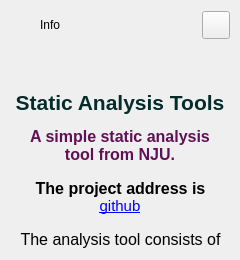
        <widget class="QFrame" name="extraLeftBox">
         <property name="minimumSize">
          <size>
           <width>0</width>
           <height>0</height>
          </size>
         </property>
         <property name="maximumSize">
          <size>
           <width>0</width>
           <height>16777215</height>
          </size>
         </property>
         <property name="frameShape">
          <enum>QFrame::NoFrame</enum>
         </property>
         <property name="frameShadow">
          <enum>QFrame::Raised</enum>
         </property>
         <layout class="QVBoxLayout" name="extraColumLayout">
          <property name="spacing">
           <number>0</number>
          </property>
          <property name="leftMargin">
           <number>0</number>
          </property>
          <property name="topMargin">
           <number>0</number>
          </property>
          <property name="rightMargin">
           <number>0</number>
          </property>
          <property name="bottomMargin">
           <number>0</number>
          </property>
          <item>
           <widget class="QFrame" name="extraTopBg">
            <property name="minimumSize">
             <size>
              <width>0</width>
              <height>50</height>
             </size>
            </property>
            <property name="maximumSize">
             <size>
              <width>16777215</width>
              <height>50</height>
             </size>
            </property>
            <property name="frameShape">
             <enum>QFrame::NoFrame</enum>
            </property>
            <property name="frameShadow">
             <enum>QFrame::Raised</enum>
            </property>
            <layout class="QVBoxLayout" name="verticalLayout_5">
             <property name="spacing">
              <number>0</number>
             </property>
             <property name="leftMargin">
              <number>0</number>
             </property>
             <property name="topMargin">
              <number>0</number>
             </property>
             <property name="rightMargin">
              <number>0</number>
             </property>
             <property name="bottomMargin">
              <number>0</number>
             </property>
             <item>
              <layout class="QGridLayout" name="extraTopLayout">
               <property name="leftMargin">
                <number>10</number>
               </property>
               <property name="rightMargin">
                <number>10</number>
               </property>
               <property name="horizontalSpacing">
                <number>10</number>
               </property>
               <property name="verticalSpacing">
                <number>0</number>
               </property>
               <item row="0" column="0">
                <widget class="QFrame" name="extraIcon">
                 <property name="minimumSize">
                  <size>
                   <width>20</width>
                   <height>0</height>
                  </size>
                 </property>
                 <property name="maximumSize">
                  <size>
                   <width>20</width>
                   <height>20</height>
                  </size>
                 </property>
                 <property name="frameShape">
                  <enum>QFrame::NoFrame</enum>
                 </property>
                 <property name="frameShadow">
                  <enum>QFrame::Raised</enum>
                 </property>
                </widget>
               </item>
               <item row="0" column="1">
                <widget class="QLabel" name="extraLabel">
                 <property name="minimumSize">
                  <size>
                   <width>150</width>
                   <height>0</height>
                  </size>
                 </property>
                 <property name="text">
                  <string>Info</string>
                 </property>
                </widget>
               </item>
               <item row="0" column="2">
                <widget class="QPushButton" name="extraCloseColumnBtn">
                 <property name="minimumSize">
                  <size>
                   <width>28</width>
                   <height>28</height>
                  </size>
                 </property>
                 <property name="maximumSize">
                  <size>
                   <width>28</width>
                   <height>28</height>
                  </size>
                 </property>
                 <property name="cursor">
                  <cursorShape>PointingHandCursor</cursorShape>
                 </property>
                 <property name="toolTip">
                  <string>Close left box</string>
                 </property>
                 <property name="text">
                  <string/>
                 </property>
                 <property name="icon">
                  <iconset resource="resources.qrc">
                   <normaloff>:/icons/images/icons/icon_close.png</normaloff>:/icons/images/icons/icon_close.png</iconset>
                 </property>
                 <property name="iconSize">
                  <size>
                   <width>20</width>
                   <height>20</height>
                  </size>
                 </property>
                </widget>
               </item>
              </layout>
             </item>
            </layout>
           </widget>
          </item>
          <item>
           <widget class="QFrame" name="extraContent">
            <property name="frameShape">
             <enum>QFrame::NoFrame</enum>
            </property>
            <property name="frameShadow">
             <enum>QFrame::Raised</enum>
            </property>
            <layout class="QVBoxLayout" name="verticalLayout_12">
             <property name="spacing">
              <number>0</number>
             </property>
             <property name="leftMargin">
              <number>0</number>
             </property>
             <property name="topMargin">
              <number>0</number>
             </property>
             <property name="rightMargin">
              <number>0</number>
             </property>
             <property name="bottomMargin">
              <number>0</number>
             </property>
             <item>
              <widget class="QFrame" name="extraCenter">
               <property name="frameShape">
                <enum>QFrame::NoFrame</enum>
               </property>
               <property name="frameShadow">
                <enum>QFrame::Raised</enum>
               </property>
               <layout class="QVBoxLayout" name="verticalLayout_10">
                <item>
                 <widget class="QTextBrowser" name="textedit">
                  <property name="minimumSize">
                   <size>
                    <width>222</width>
                    <height>0</height>
                   </size>
                  </property>
                  <property name="styleSheet">
                   <string notr="true">background: transparent;</string>
                  </property>
                  <property name="frameShape">
                   <enum>QFrame::NoFrame</enum>
                  </property>
                  <property name="verticalScrollBarPolicy">
                   <enum>Qt::ScrollBarAlwaysOff</enum>
                  </property>
                  <property name="horizontalScrollBarPolicy">
                   <enum>Qt::ScrollBarAlwaysOff</enum>
                  </property>
                  <property name="readOnly">
                   <bool>true</bool>
                  </property>
                  <property name="markdown">
                   <string>**Static Analysis Tools**

**A simple static analysis tool from NJU.**

**The project address is 
[github](https://github.com/Rookie-SY/Static-Analysis-2022-Spring)**

The analysis tool consists of a QT visualization window application and a code
static detector. 

The QT visualization window application uses PYQT to provide the user with a
variety of interfaces that are designed to allow the user to analyze the code
easily and efficiently while providing the user with a more intuitive result; 

the code static detector is responsible for handling the static analysis of the
code and passing the results of the inspection and the generated code
abstraction model information to the window application.






**MIT License**

Created by: Wanderson M. Pimenta

</string>
                  </property>
                  <property name="html">
                   <string>&lt;!DOCTYPE HTML PUBLIC &quot;-//W3C//DTD HTML 4.0//EN&quot; &quot;http://www.w3.org/TR/REC-html40/strict.dtd&quot;&gt;
&lt;html&gt;&lt;head&gt;&lt;meta name=&quot;qrichtext&quot; content=&quot;1&quot; /&gt;&lt;meta charset=&quot;utf-8&quot; /&gt;&lt;style type=&quot;text/css&quot;&gt;
p, li { white-space: pre-wrap; }
hr { height: 1px; border-width: 0; }
&lt;/style&gt;&lt;/head&gt;&lt;body style=&quot; font-family:'Segoe UI'; font-size:10pt; font-weight:400; font-style:normal;&quot;&gt;
&lt;p align=&quot;center&quot; style=&quot;-qt-paragraph-type:empty; margin-top:12px; margin-bottom:12px; margin-left:0px; margin-right:0px; -qt-block-indent:0; text-indent:0px;&quot;&gt;&lt;br /&gt;&lt;/p&gt;
&lt;p align=&quot;center&quot; style=&quot; margin-top:12px; margin-bottom:12px; margin-left:0px; margin-right:0px; -qt-block-indent:0; text-indent:0px;&quot;&gt;&lt;span style=&quot; font-size:16pt; font-weight:600; color:#062b2b;&quot;&gt;Static Analysis Tools&lt;/span&gt;&lt;/p&gt;
&lt;p align=&quot;center&quot; style=&quot; margin-top:12px; margin-bottom:12px; margin-left:5px; margin-right:5px; -qt-block-indent:0; text-indent:0px;&quot;&gt;&lt;span style=&quot; font-size:12pt; font-weight:700; color:#601155;&quot;&gt;A simple static analysis tool from NJU.&lt;/span&gt;&lt;/p&gt;
&lt;p align=&quot;center&quot; style=&quot; margin-top:15px; margin-bottom:15px; margin-left:1px; margin-right:1px; -qt-block-indent:0; text-indent:1px;&quot;&gt;&lt;span style=&quot; font-size:12pt; font-weight:700;&quot;&gt;The project address is &lt;/span&gt;&lt;a href=&quot;https://github.com/Rookie-SY/Static-Analysis-2022-Spring&quot;&gt;&lt;span style=&quot; font-family:'Ubuntu'; font-size:11pt; text-decoration: underline; color:#0000ff;&quot;&gt;github&lt;/span&gt;&lt;/a&gt;&lt;/p&gt;
&lt;p align=&quot;center&quot; style=&quot; margin-top:15px; margin-bottom:15px; margin-left:1px; margin-right:1px; -qt-block-indent:0; text-indent:1px;&quot;&gt;&lt;span style=&quot; font-size:12pt; color:#000000;&quot;&gt;The analysis tool consists of a QT visualization window application and a code static detector. &lt;/span&gt;&lt;/p&gt;
&lt;p align=&quot;center&quot; style=&quot; margin-top:15px; margin-bottom:15px; margin-left:1px; margin-right:1px; -qt-block-indent:0; text-indent:1px;&quot;&gt;&lt;span style=&quot; font-size:12pt; color:#000000;&quot;&gt;The QT visualization window application uses PYQT to provide the user with a variety of interfaces that are designed to allow the user to analyze the code easily and efficiently while providing the user with a more intuitive result; &lt;/span&gt;&lt;/p&gt;
&lt;p align=&quot;center&quot; style=&quot; margin-top:15px; margin-bottom:15px; margin-left:1px; margin-right:1px; -qt-block-indent:0; text-indent:1px;&quot;&gt;&lt;span style=&quot; font-size:12pt; color:#000000;&quot;&gt;the code static detector is responsible for handling the static analysis of the code and passing the results of the inspection and the generated code abstraction model information to the window application.&lt;/span&gt;&lt;/p&gt;
&lt;p style=&quot; margin-top:0px; margin-bottom:0px; margin-left:0px; margin-right:0px; -qt-block-indent:0; text-indent:0px;&quot;&gt;&lt;br /&gt;&lt;br /&gt;&lt;br /&gt;&lt;/p&gt;
&lt;p align=&quot;center&quot; style=&quot; margin-top:12px; margin-bottom:12px; margin-left:0px; margin-right:0px; -qt-block-indent:0; text-indent:0px;&quot;&gt;&lt;span style=&quot; font-size:12pt; font-weight:600; color:#000000;&quot;&gt;MIT License&lt;/span&gt;&lt;/p&gt;
&lt;p align=&quot;center&quot; style=&quot; margin-top:12px; margin-bottom:12px; margin-left:0px; margin-right:0px; -qt-block-indent:0; text-indent:0px;&quot;&gt;&lt;span style=&quot; color:#000000;&quot;&gt;Created by: Wanderson M. Pimenta&lt;/span&gt;&lt;/p&gt;&lt;/body&gt;&lt;/html&gt;</string>
                  </property>
                  <property name="openExternalLinks">
                   <bool>true</bool>
                  </property>
                 </widget>
                </item>
               </layout>
              </widget>
             </item>
             <item>
              <widget class="QFrame" name="extraBottom">
               <property name="frameShape">
                <enum>QFrame::NoFrame</enum>
               </property>
               <property name="frameShadow">
                <enum>QFrame::Raised</enum>
               </property>
              </widget>
             </item>
            </layout>
           </widget>
          </item>
         </layout>
        </widget>
